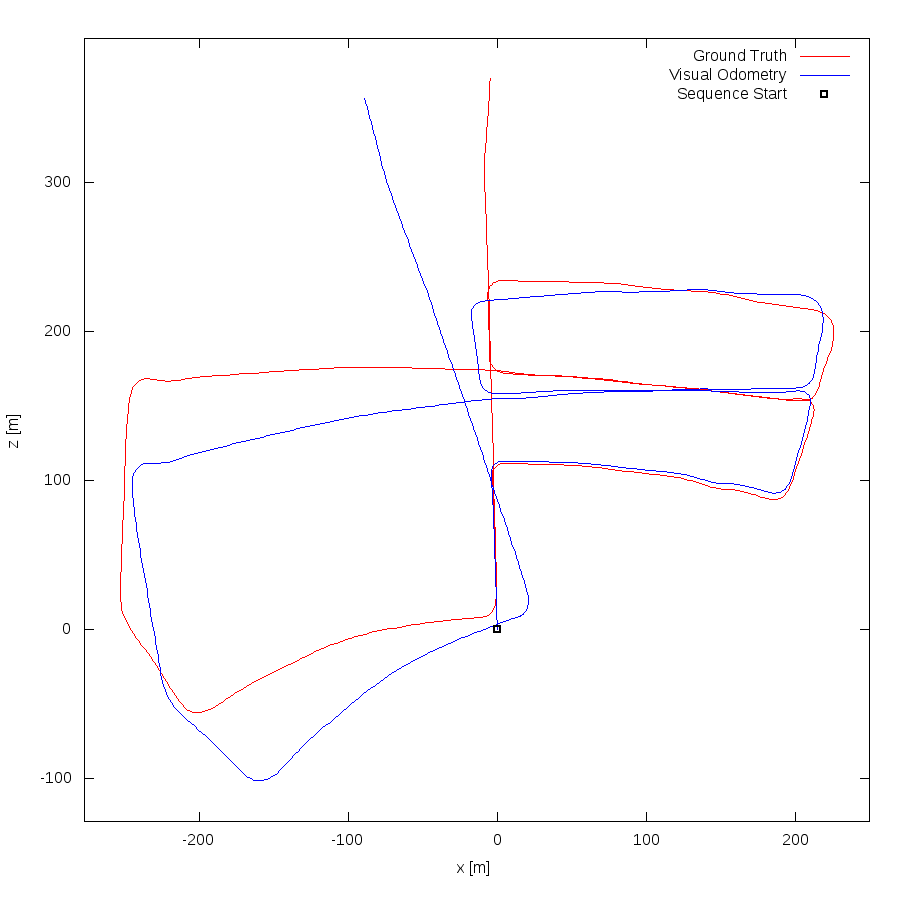

The gnuplot source for this figure:
set term postscript eps enhanced color
set output "05.eps"
set size ratio -1
set xrange [-277:250]
set yrange [-129:397]
set xlabel "x [m]"
set ylabel "z [m]"
plot "05.txt" using 1:2 lc rgb "#FF0000" title 'Ground Truth' w lines,"05.txt" using 3:4 lc rgb "#0000FF" title 'Visual Odometry' w lines,"< head -1 05.txt" using 1:2 lc rgb "#000000" pt 4 ps 1 lw 2 title 'Sequence Start' w points
